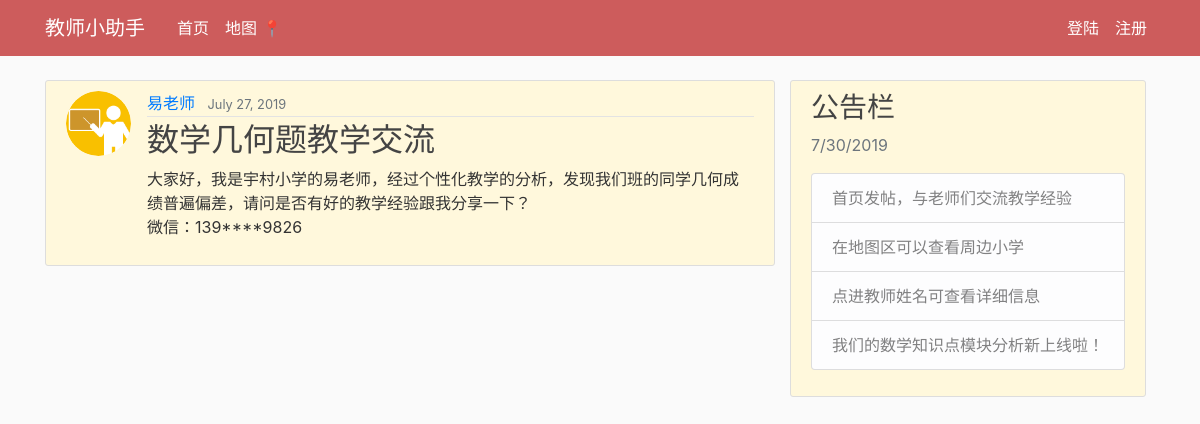
The app's page /, older data.
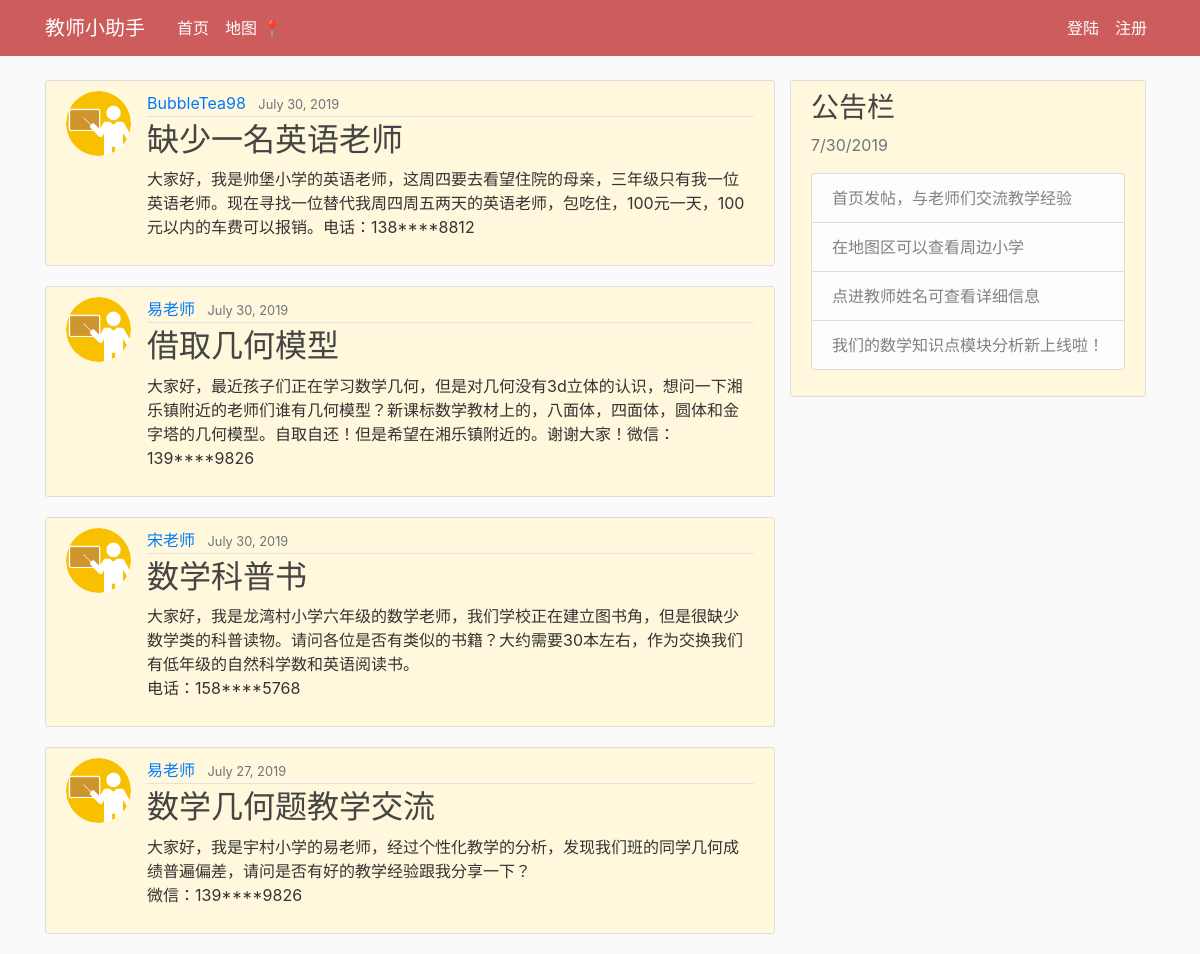
The same page, newer data.
### Education/models.py (models this page shows, shortened)
class Post(models.Model):
    title = models.CharField(max_length=100)
    content =models.TextField()
    date_posted=models.DateTimeField(default=timezone.now())
    Teacher = models.ForeignKey(User, on_delete=models.CASCADE)

### users/models.py (models this page shows, shortened)
class Profile(models.Model):
    user=models.OneToOneField(User,on_delete=models.CASCADE)
    image=models.ImageField(default='default.jpg',upload_to='profile_pics')

### Education/views.py (the view)
# urls.py: path('', PostListView.as_view(), name='home-page'),
class PostListView(ListView):
    model=Post
    template_name = 'Education/home.html' #<app>/<model>_<viewtype>.html
    context_object_name ='posts'
    ordering =['-date_posted'] #from latest to oldest

### Education/templates/Education/home.html (shortened to what this page needs)
{%load static%}
<!DOCTYPE html>
<html lang="en" dir="ltr">
  <head>
    <link rel="stylesheet" href="https://stackpath.bootstrapcdn.com/bootstrap/4.3.1/css/bootstrap.min.css">
    <link rel="stylesheet" type="text/css" href="{% static 'Education/main.css' %}">
  </head>
  <body>
      <header class="site-header">
        <nav class="navbar navbar-expand-md navbar-dark bg-steel fixed-top">
          <div class="container">
            <a class="navbar-brand mr-4" href="{%url 'home-page'%}"> 教师小助手  </a>
            <div class="collapse navbar-collapse" id="navbarToggle">
              <div class="navbar-nav mr-auto">
                <a class="nav-item nav-link" href=" {%url 'home-page'%}">首页</a>
                <a class="nav-item nav-link" href="{%url 'home-map'%}">地图 📍 </a>
              </div>
              <div class="navbar-nav">
                {% if user.is_authenticated %}
                <a class="nav-item nav-link" href="{%url 'post-create'%}">新帖子 ✍️ </a>
                <a class="nav-item nav-link" href="{%url 'profile'%}">个人简介 👤 </a>
                <a class="nav-item nav-link" href="{%url 'student-management'%}">学生管理 📝 </a>
                <a class="nav-item nav-link" href="{%url 'logout'%}">退出登陆 🚪 </a>
                {% else %}
                <a class="nav-item nav-link" href="{%url 'login'%}">登陆</a>
                <a class="nav-item nav-link" href="{%url 'register'%}">注册</a>
                {% endif %}
              </div>
            </div>
          </div>
        </nav>
      </header>
      <main role="main" class="container">
         <div class="row">
           <div class="col-md-8">
{% block content%}
    {% for post in posts %}
        <article class="media content-section">
          <img class="rounded-circle article-img" src="{{ post.Teacher.profile.image.url }}">
          <div class="media-body">
           <div class="article-metadata">
             <a class="mr-2" href="{% url 'user-posts' post.Teacher.pk %}">{{ post.Teacher }}</a>
             <small class="text-muted">{{ post.date_posted|date:"F d, Y"}}</small>
           </div>
           <h2><a class="article-title" href="{%url 'post-detail' post.id %}">{{ post.title }}</a></h2>
           <p class="article-content">{{ post.content }}</p>
          </div>
          </article>
    {% endfor %}
{%endblock content %}
 </div>
<div class="row">
   <div class="col-md-12">
    <div class="content-section">
      <h3>公告栏</h3>
        <p class='text-muted'>  7/30/2019
          <ul class="list-group">
           <li class="list-group-item list-group-item-light">
             首页发帖，与老师们交流教学经验</li>
           <li class="list-group-item list-group-item-light">在地图区可以查看周边小学</li>
           <li class="list-group-item list-group-item-light">点进教师姓名可查看详细信息</li>
           <li class="list-group-item list-group-item-light">我们的数学知识点模块分析新上线啦！</li>
    </ul>
   </p>
  </div>
 </div>
</div>
</div>
</main>
</body>
</html>

### Education/static/Education/main.css (style rules this page uses)
body { background: #fafafa; color: #333333; margin-top: 5rem; }
h1, h2, h3, h4, h5, h6 { color: #444444; }
ul { margin: 0; }
.bg-steel { background-color: #cd5c5c; }
.site-header .navbar-nav .nav-link { color: white; }
.content-section { background: #fff8dc; padding: 10px 20px; border: 1px solid #dddddd; border-radius: 3px; margin-bottom: 20px; }
.article-title { color: #444444; }
.article-content { white-space: pre-line; }
.article-img { height: 65px; width: 65px; margin-right: 16px; }
.article-metadata { padding-bottom: 1px; margin-bottom: 4px; border-bottom: 1px solid #e3e3e3 }

Row changes from the older to the newer data that the page shows:
added Post: Teacher.profile.image (placeholder picture), Teacher "BubbleTea98", date_posted "July 30, 2019", title "缺少一名英语老师", content "大家好，我是帅堡小学的英语老师，这周四要去看望住院的母亲，三年级只有我一位英语老师。现在寻找一位替代我周四周五两天的英语老师，包吃住，100元一天，100元以内的车费可以报销。电话：138****8812"
added Post: Teacher.profile.image (placeholder picture), Teacher "易老师", date_posted "July 30, 2019", title "借取几何模型", content "大家好，最近孩子们正在学习数学几何，但是对几何没有3d立体的认识，想问一下湘乐镇附近的老师们谁有几何模型？新课标数学教材上的，八面体，四面体，圆体和金字塔的几何模型。自取自还！但是希望在湘乐镇附近的。谢谢大家！微信：139****9826"
added Post: Teacher.profile.image (placeholder picture), Teacher "宋老师", date_posted "July 30, 2019", title "数学科普书", content "大家好，我是龙湾村小学六年级的数学老师，我们学校正在建立图书角，但是很缺少数学类的科普读物。请问各位是否有类似的书籍？大约需要30本左右，作为交换我们有低年级的自然科学数和英语阅读书。 电话：158****5768"
